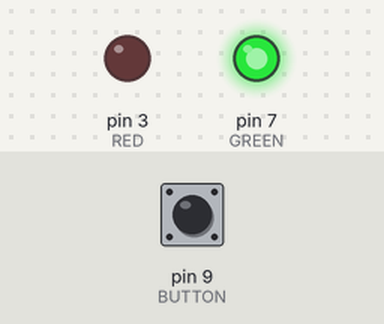
The sketch below on a simulated Arduino Uno, built with avr-gcc and run on an emulated ATmega328P. On the bench: output pins drawn as LEDs (lit = HIGH). Inputs (shaded band) come from the test bench; at power-on: pin 9 (BUTTON) HIGH.

Above: at 1.2 s.
1.3 s: pin 9 (BUTTON) pulled LOW for 0.15 s
At 1.37 s:
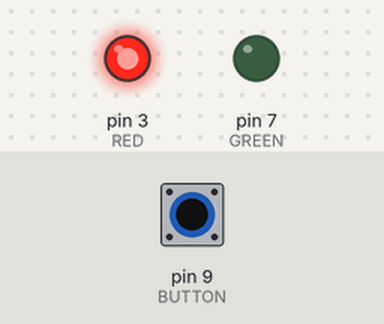
2.9 s: pin 9 (BUTTON) pulled LOW for 3.2 s
At 7.1 s:
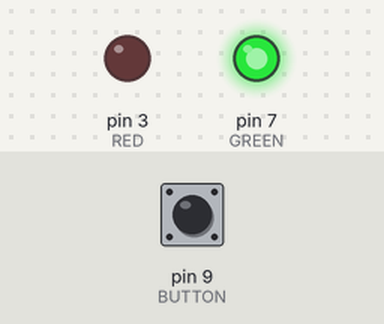
Timing chart, 0 to 8.6 s (numbered marks = the images above; inputs shaded):
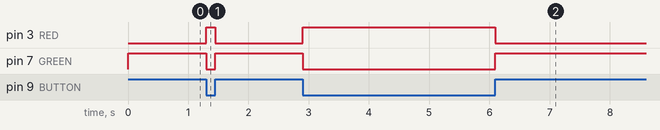

The sketch:

L-led2.ino
```cpp
#define RED 3
#define GREEN 7
#define BUTTON 9

void setup()
{
pinMode(RED,OUTPUT);
pinMode(GREEN,OUTPUT);
pinMode(BUTTON,INPUT_PULLUP);
}
void loop()
{
if(digitalRead(BUTTON)==LOW)
{
  digitalWrite(GREEN,LOW);
  digitalWrite(RED,HIGH);
}
else
{
  digitalWrite(RED,LOW);
  digitalWrite(GREEN,HIGH);
}
}
```

Measured:
- after the input at 1.3 s, pin 3 (RED): LOW → HIGH at once, → LOW 0.15 s later; pin 7 (GREEN): HIGH → LOW at once, → HIGH 0.15 s later
- after the input at 2.9 s, pin 3 (RED): LOW → HIGH at once, → LOW 3.2 s later; pin 7 (GREEN): HIGH → LOW at once, → HIGH 3.2 s later
